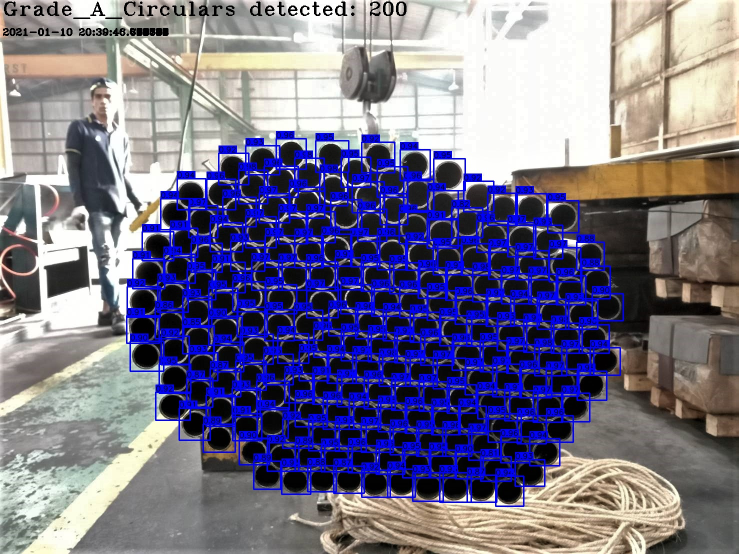
#> input picture detections/000009.jpg, 1477 x 1108 px, given in place of detections000000.jpg, which was not available (shown at 1/2 size)
$ python rescale_image.py --directory detections --size 100 100   (older library calls are emulated)
#> lines starting #> are read from the running program, lines starting #| are printed output that depends on the picture
from PIL import Image
import os
import argparse

#Reference Template:   Name, Date, Title of Program, Code Version, Web Adrress
#Reference: Gilbert Tanner, N/A, transform_image_resolution.py, N/A, https://gilberttanner.com/blog/creating-your-own-objectdetector

def rescale_images(directory, size):
#> called with directory = 'detections'
    for img in os.listdir(directory):
        im = Image.open(directory+img)
#> im is the input picture: PIL image 1477x1108 RGB; mean R, G, B 118.7, 115, 138.5
        im_resized = im.resize(size, Image.ANTIALIAS)
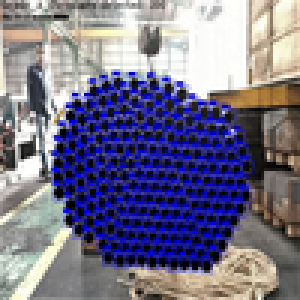
#> im_resized: PIL image 100x100 RGB (shown 3 times larger); mean R, G, B 118.6, 114.9, 138.6
        im_resized.save(directory+img)
#> pass 2 of the loop in rescale_images, `for img in os.listdir(directory):`:
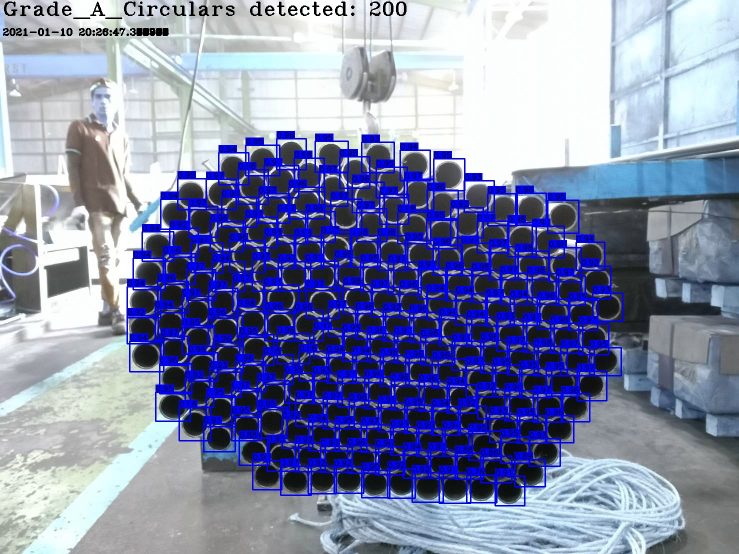
#> input picture detections/000010.jpg, 1477 x 1108 px, given in place of detections000009.jpg, which was not available (shown at 1/2 size)
#> in rescale_images, im is the input picture: PIL image 1477x1108 RGB; mean R, G, B 129.3, 136.5, 171.1
#> in rescale_images, `im_resized = im.resize(size, Image.ANTIALIAS)`:
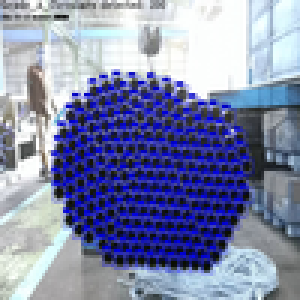
#> im_resized: PIL image 100x100 RGB (shown 3 times larger); mean R, G, B 129.4, 136.5, 171

if __name__ == '__main__':
    parser = argparse.ArgumentParser(description="Rescale images")
    parser.add_argument('-d', '--directory', type=str, required=True, help='Directory containing the images')
    parser.add_argument('-s', '--size', type=int, nargs=2, required=True, metavar=('width', 'height'), help='Image size')
    args = parser.parse_args()
#> (the run stopped early here; a loop or call above may not have finished)
